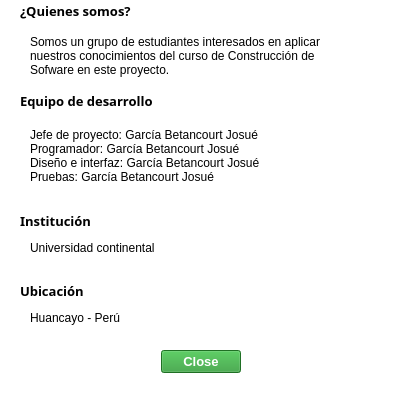
<?xml version="1.0" encoding="UTF-8"?>
<ui version="4.0">
 <class>AcercaDeNosotros</class>
 <widget class="QMainWindow" name="AcercaDeNosotros">
  <property name="windowModality">
   <enum>Qt::NonModal</enum>
  </property>
  <property name="geometry">
   <rect>
    <x>0</x>
    <y>0</y>
    <width>400</width>
    <height>400</height>
   </rect>
  </property>
  <property name="minimumSize">
   <size>
    <width>400</width>
    <height>400</height>
   </size>
  </property>
  <property name="maximumSize">
   <size>
    <width>400</width>
    <height>400</height>
   </size>
  </property>
  <property name="cursor">
   <cursorShape>ArrowCursor</cursorShape>
  </property>
  <property name="windowTitle">
   <string>Gestión de Sueldos</string>
  </property>
  <property name="styleSheet">
   <string notr="true">background-color: white</string>
  </property>
  <widget class="QWidget" name="centralwidget">
   <widget class="QLabel" name="label_2">
    <property name="geometry">
     <rect>
      <x>20</x>
      <y>0</y>
      <width>121</width>
      <height>21</height>
     </rect>
    </property>
    <property name="font">
     <font>
      <family>14pt Arial</family>
      <pointsize>10</pointsize>
      <italic>false</italic>
      <bold>true</bold>
     </font>
    </property>
    <property name="styleSheet">
     <string notr="true">font: 700 light 14pt &quot;Arial&quot;;
color: black;</string>
    </property>
    <property name="text">
     <string>¿Quienes somos?</string>
    </property>
   </widget>
   <widget class="QDialogButtonBox" name="buttonBoxCerrar">
    <property name="geometry">
     <rect>
      <x>160</x>
      <y>350</y>
      <width>81</width>
      <height>24</height>
     </rect>
    </property>
    <property name="font">
     <font>
      <pointsize>10</pointsize>
      <italic>false</italic>
      <bold>true</bold>
     </font>
    </property>
    <property name="styleSheet">
     <string notr="true">
font: bold 10pt;
color: white;
background: rgb(43, 155, 51);</string>
    </property>
    <property name="orientation">
     <enum>Qt::Horizontal</enum>
    </property>
    <property name="standardButtons">
     <set>QDialogButtonBox::Close</set>
    </property>
    <property name="centerButtons">
     <bool>true</bool>
    </property>
   </widget>
   <widget class="QLabel" name="label">
    <property name="geometry">
     <rect>
      <x>30</x>
      <y>30</y>
      <width>311</width>
      <height>51</height>
     </rect>
    </property>
    <property name="text">
     <string>Somos un grupo de estudiantes interesados en aplicar 
nuestros conocimientos del curso de Construcción de 
Sofware en este proyecto.</string>
    </property>
   </widget>
   <widget class="QLabel" name="label_3">
    <property name="geometry">
     <rect>
      <x>20</x>
      <y>90</y>
      <width>141</width>
      <height>21</height>
     </rect>
    </property>
    <property name="font">
     <font>
      <family>14pt Arial</family>
      <pointsize>10</pointsize>
      <italic>false</italic>
      <bold>true</bold>
     </font>
    </property>
    <property name="styleSheet">
     <string notr="true">font: 700 light 14pt &quot;Arial&quot;;
color: black;</string>
    </property>
    <property name="text">
     <string>Equipo de desarrollo</string>
    </property>
   </widget>
   <widget class="QLabel" name="label_4">
    <property name="geometry">
     <rect>
      <x>30</x>
      <y>120</y>
      <width>251</width>
      <height>71</height>
     </rect>
    </property>
    <property name="text">
     <string>Jefe de proyecto: García Betancourt Josué
Programador: García Betancourt Josué
Diseño e interfaz: García Betancourt Josué
Pruebas: García Betancourt Josué</string>
    </property>
   </widget>
   <widget class="QLabel" name="label_5">
    <property name="geometry">
     <rect>
      <x>20</x>
      <y>210</y>
      <width>81</width>
      <height>21</height>
     </rect>
    </property>
    <property name="font">
     <font>
      <family>14pt Arial</family>
      <pointsize>10</pointsize>
      <italic>false</italic>
      <bold>true</bold>
     </font>
    </property>
    <property name="styleSheet">
     <string notr="true">font: 700 light 14pt &quot;Arial&quot;;
color: black;</string>
    </property>
    <property name="text">
     <string>Institución</string>
    </property>
   </widget>
   <widget class="QLabel" name="label_6">
    <property name="geometry">
     <rect>
      <x>30</x>
      <y>240</y>
      <width>131</width>
      <height>16</height>
     </rect>
    </property>
    <property name="text">
     <string>Universidad continental</string>
    </property>
   </widget>
   <widget class="QLabel" name="label_7">
    <property name="geometry">
     <rect>
      <x>240</x>
      <y>190</y>
      <width>141</width>
      <height>131</height>
     </rect>
    </property>
    <property name="text">
     <string/>
    </property>
    <property name="pixmap">
     <pixmap>universidad-continental LOGO.png</pixmap>
    </property>
    <property name="scaledContents">
     <bool>true</bool>
    </property>
   </widget>
   <widget class="QLabel" name="label_8">
    <property name="geometry">
     <rect>
      <x>20</x>
      <y>280</y>
      <width>81</width>
      <height>21</height>
     </rect>
    </property>
    <property name="font">
     <font>
      <family>14pt Arial</family>
      <pointsize>10</pointsize>
      <italic>false</italic>
      <bold>true</bold>
     </font>
    </property>
    <property name="styleSheet">
     <string notr="true">font: 700 light 14pt &quot;Arial&quot;;
color: black;</string>
    </property>
    <property name="text">
     <string>Ubicación</string>
    </property>
   </widget>
   <widget class="QLabel" name="label_9">
    <property name="geometry">
     <rect>
      <x>30</x>
      <y>310</y>
      <width>131</width>
      <height>16</height>
     </rect>
    </property>
    <property name="text">
     <string>Huancayo - Perú</string>
    </property>
   </widget>
  </widget>
  <widget class="QMenuBar" name="menubar">
   <property name="geometry">
    <rect>
     <x>0</x>
     <y>0</y>
     <width>400</width>
     <height>22</height>
    </rect>
   </property>
  </widget>
  <widget class="QStatusBar" name="statusbar"/>
 </widget>
 <resources/>
 <connections/>
</ui>
